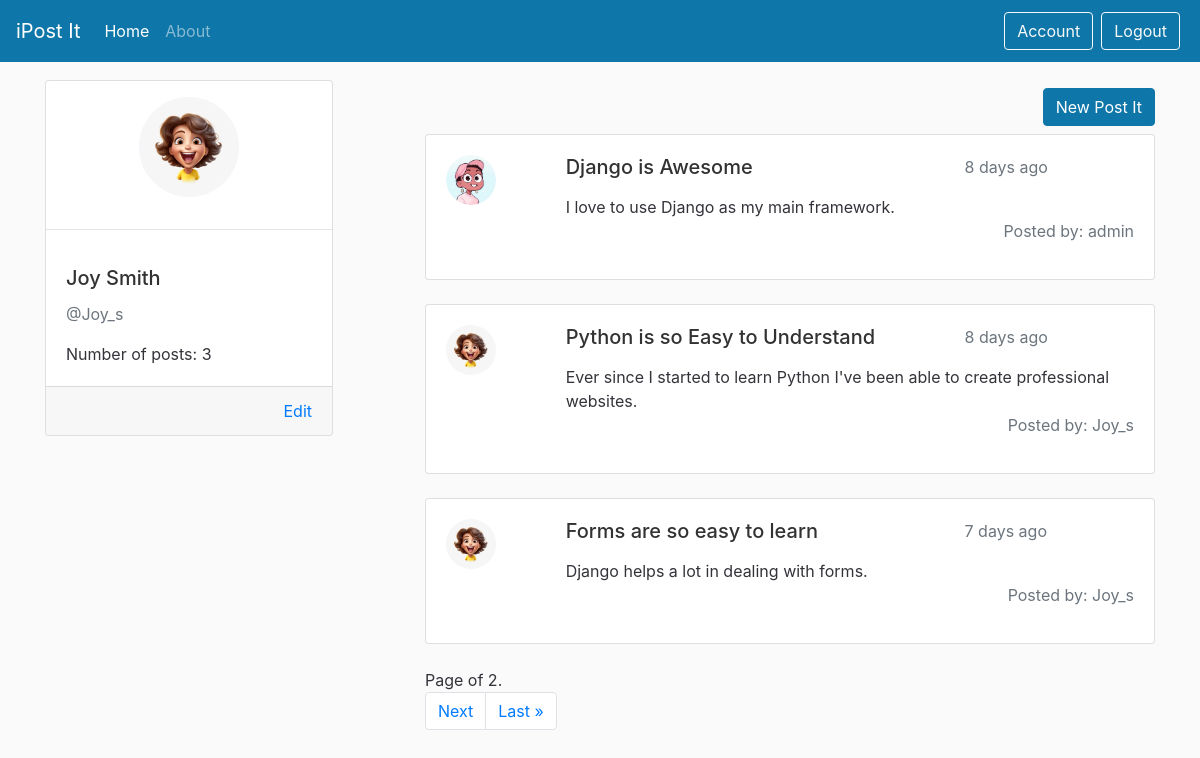
The page / (signed in) on the database its author committed.
### users/models.py (models this page shows, shortened)
class UserImageExtension(models.Model):
    user = models.OneToOneField(User, on_delete=models.CASCADE)
    user_image = models.ImageField(upload_to='user_images')

### post/models.py (models this page shows, shortened)
class PostIt(models.Model):
    post_title = models.CharField(max_length=100)
    post_body = models.TextField(max_length=300)
    posted_date = models.DateTimeField(default=timezone.now)
    posted_by = models.ForeignKey(User, on_delete=models.CASCADE)
    def time_published(self):
        time_difference = timezone.now() - self.posted_date
        if time_difference.days == 0 and 0 <=time_difference.seconds < 60:
            seconds = time_difference.seconds
            if seconds == 1:
                return f'{str(seconds)} second ago'
            else:
                return f'{str(seconds)} seconds ago'
        if time_difference.days == 0 and 60 <= time_difference.seconds < 3600:
            minutes = math.floor(time_difference.seconds / 60)
            if minutes == 1:
                return f'{str(minutes)} minute ago'
            else:
                return f'{str(minutes)} minutes ago'
        if time_difference.days == 0 and 3600 <= time_difference.seconds < 86400:
            hours = math.floor(time_difference.seconds / 3600)
            if hours == 1:
                return f'{str(hours)} hour ago'
            else:
                return f'{str(hours)} hours ago'
        if 1 <= time_difference.days < 30:
            days = time_difference.days
            if days == 1:
                return f'{str(days)} day ago'
            else:
                return f'{str(days)} days ago'

### post/views.py (the view)
# urls.py: path('', views.home_page, name='post-home'),
@login_required()
def home_page(request):
    if request.method == 'POST':
        form = PostItForm(request.POST)
        form.instance.posted_by = request.user
        if form.is_valid():
            form.save()
            return redirect('post-home')
    else:
        form = PostItForm()
    number_of_posts = PostIt.objects.filter(posted_by=request.user.id)
    post_it_list = PostIt.objects.order_by('posted_date')
    paginator = Paginator(post_it_list, 3)
    page_number = request.GET.get('page')
    page_object = paginator.get_page(page_number)
    context = {
        'post_its': page_object,
        'number_of_personal_posts': len(number_of_posts),
        'form': form
    }
    return render(request, 'post/home.html', context)

### post/templates/post/home.html (shortened to what this page needs)
{% extends "post/main.html" %}
{% load crispy_forms_tags %}
{% block content %}
<div class="container">
    <div class="row">
        <div class="col">
            <div class="card" style="width: 18rem;">
                <div class="d-flex justify-content-center m-3">
                    {% if not user.userimageextension.user_image.url %}
                    <svg xmlns="http://www.w3.org/2000/svg" width="100" height="100" fill="currentColor"
                         class="bi bi-person"
                         viewBox="0 0 16 16">
                        <path d="M8 8a3 3 0 1 0 0-6 3 3 0 0 0 0 6zm2-3a2 2 0 1 1-4 0 2 2 0 0 1 4 0zm4 8c0 1-1 1-1 1H3s-1 0-1-1 1-4 6-4 6 3 6 4zm-1-.004c-.001-.246-.154-.986-.832-1.664C11.516 10.68 10.289 10 8 10c-2.29 0-3.516.68-4.168 1.332-.678.678-.83 1.418-.832 1.664h10z"/>
                    </svg>
                    {% else %}
                    <img class="rounded-circle"
                         src="{{ user.userimageextension.user_image.url }}"
                         alt=" user image" width="100" height="100"
                         style="object-fit: cover;">
                    {% endif %}
                </div>
                <hr>
                <div class="card-body">
                    <h5 class="card-title">{{ user.first_name }} {{ user.last_name }}</h5>
                    <p class="text-muted">@{{user.username}}</p>
                    <p class="card-text">Number of posts: {{number_of_personal_posts}}</p>
                </div>
                <div class="card-footer d-flex justify-content-end">
                    <a href="{% url 'post-account' %}" class="card-link">Edit</a>
                </div>
            </div>
        </div>
        <div class="col-8">
            <div class="mt-2 mb-2 d-flex justify-content-end">
                <button type="button" class="btn btn-primary" data-toggle="modal" data-target="#exampleModalCenter">
                    New Post It
                </button>
            </div>
            {% for post_it in post_its %}
            <div class="card mb-4">
                <div class="card-body">
                    <div>
                        <div class="row" style="cursor:pointer" onclick="singlePostit({{ post_it.id }})">
                            <div class="col-2">
                                {% if not post_it.posted_by.userimageextension.user_image.url %}
                                <svg xmlns="http://www.w3.org/2000/svg"
                                     width="50" height="50" fill="currentColor"
                                     class="bi bi-person"
                                     viewBox="0 0 16 16">
                                    <path d="M8 8a3 3 0 1 0 0-6 3 3 0 0 0 0 6zm2-3a2 2 0 1 1-4 0 2 2 0 0 1 4 0zm4 8c0 1-1 1-1 1H3s-1 0-1-1 1-4 6-4 6 3 6 4zm-1-.004c-.001-.246-.154-.986-.832-1.664C11.516 10.68 10.289 10 8 10c-2.29 0-3.516.68-4.168 1.332-.678.678-.83 1.418-.832 1.664h10z"/>
                                </svg>
                                {% else %}
                                <img class="rounded-circle"
                                     src="{{ post_it.posted_by.userimageextension.user_image.url}}"
                                     alt="User Image" width="50" height="50" style="object-fit: cover;">
                                {% endif %}
                            </div>
                            <div class="col-10">
                                <div class="row">
                                    <div class="col">
                                        <h5 class="card-title">{{post_it.post_title}}</h5>
                                    </div>
                                    <div class="col-4">
                                        <p class="text-muted">{{post_it.time_published}}</p>
                                    </div>
                                </div>
                                <p class="card-text">
                                    {{post_it.post_body}}
                                </p>
                            </div>
                        </div>
                        <div class="d-flex justify-content-end">
                            <p class="text-secondary">Posted by: {{post_it.posted_by}}</p>
                        </div>
                    </div>
                </div>
            </div>
            {% endfor %}
            <nav>
                <span class="current">
                    Page {{ page_it.number }} of {{ post_its.paginator.num_pages }}.
                </span>
                <ul class="pagination">
                    {% if post_its.has_next %}
                    <li class="page-item">
                        <a class="page-link" href="?page={{ post_its.next_page_number }}">Next</a>
                    </li>
                    <li class="page-item">
                        <a class="page-link" href="?page={{ post_its.paginator.num_pages }}">Last &raquo;</a>
                    </li>
                    {% endif %}
                </ul>
            </nav>
        </div>
    </div>
</div>
{% endblock content %}

### post/templates/post/main.html (shortened to what this page needs)
{% load static %}
<!doctype html>
<html lang="en">
<head>
    <link rel="stylesheet" type="text/css" href="{% static 'post/css/bootstrap.css' %}">
    <link rel="stylesheet" type="text/css" href="{% static 'post/css/base.css' %}">
</head>
<body>
<nav class="navbar navbar-expand-md navbar-dark main-color fixed-top">
    <a class="navbar-brand" href="#">iPost It</a>
    <div class="collapse navbar-collapse" id="navbarNav">
        <ul class="navbar-nav">
            {% if user.is_authenticated %}
            <li class="nav-item active">
                <a class="nav-link" href="{% url 'post-home' %}">Home</a>
            </li>
            {% endif %}
            <li class="nav-item">
                <a class="nav-link" href="{% url 'post-about' %}">About</a>
            </li>
        </ul>
        <ul class="navbar-nav ml-auto">
            {% if user.is_authenticated %}
            <li class="nav-item m-1">
                <a type="button" class="btn btn-outline-light" href="{% url 'post-account' %}">
                    Account
                </a>
            </li>
            <li class="nav-item m-1">
                <form action="{% url 'logout' %}" method="post">
                    <button class="btn btn-outline-light" type="submit">Logout</button>
                </form>
            </li>
            {% endif %}
        </ul>
    </div>
</nav>
{% block content %}{% endblock %}
</body>
</html>

### post/static/post/css/base.css (style rules this page uses)
body { background: #fafafa; color: #33333a; margin-top: 5rem; }
h1, h2, h3, h4, h5, h6 { color: #323232; }
.main-color { background-color: #0e76a8 ; }

### rows shown on the page
PostIt: posted_by.userimageextension.user_image (picture), post_title "Django is Awesome", time_published "8 days ago", post_body "I love to use Django as my main framework.", posted_by "admin"
PostIt: posted_by.userimageextension.user_image (picture), post_title "Python is so Easy to Understand", time_published "8 days ago", post_body "Ever since I started to learn Python I've been able to create professional websites.", posted_by "Joy_s"
PostIt: posted_by.userimageextension.user_image (picture), post_title "Forms are so easy to learn", time_published "7 days ago", post_body "Django helps a lot in dealing with forms.", posted_by "Joy_s"

### other values the page prints
{{ user.first_name }} "Joy"
{{ user.last_name }} "Smith"
{{ user.username }} "Joy_s"
{{ number_of_personal_posts }} "3"
{{ post_its.paginator.num_pages }} "2"
